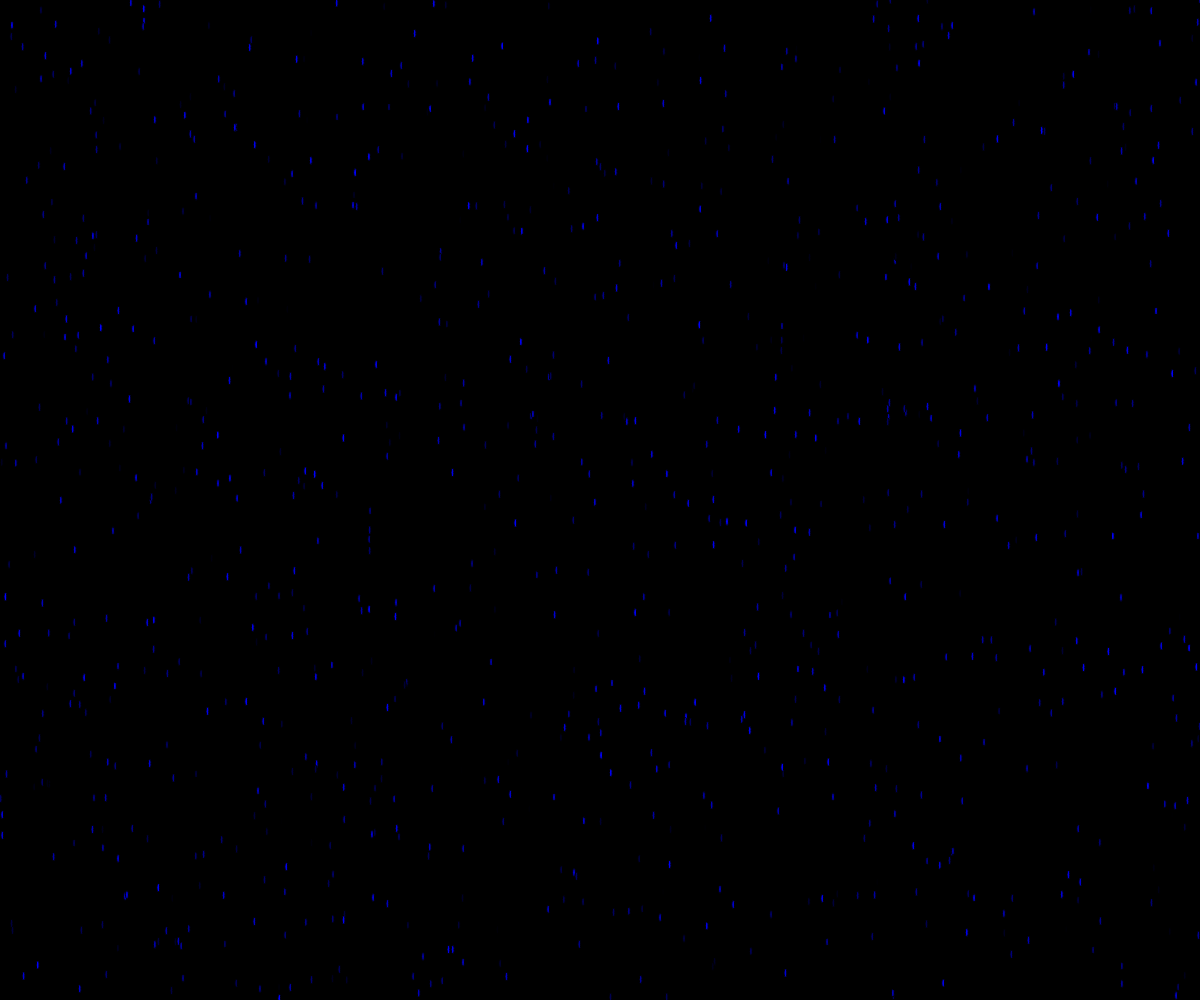
Frame 1 (no input)
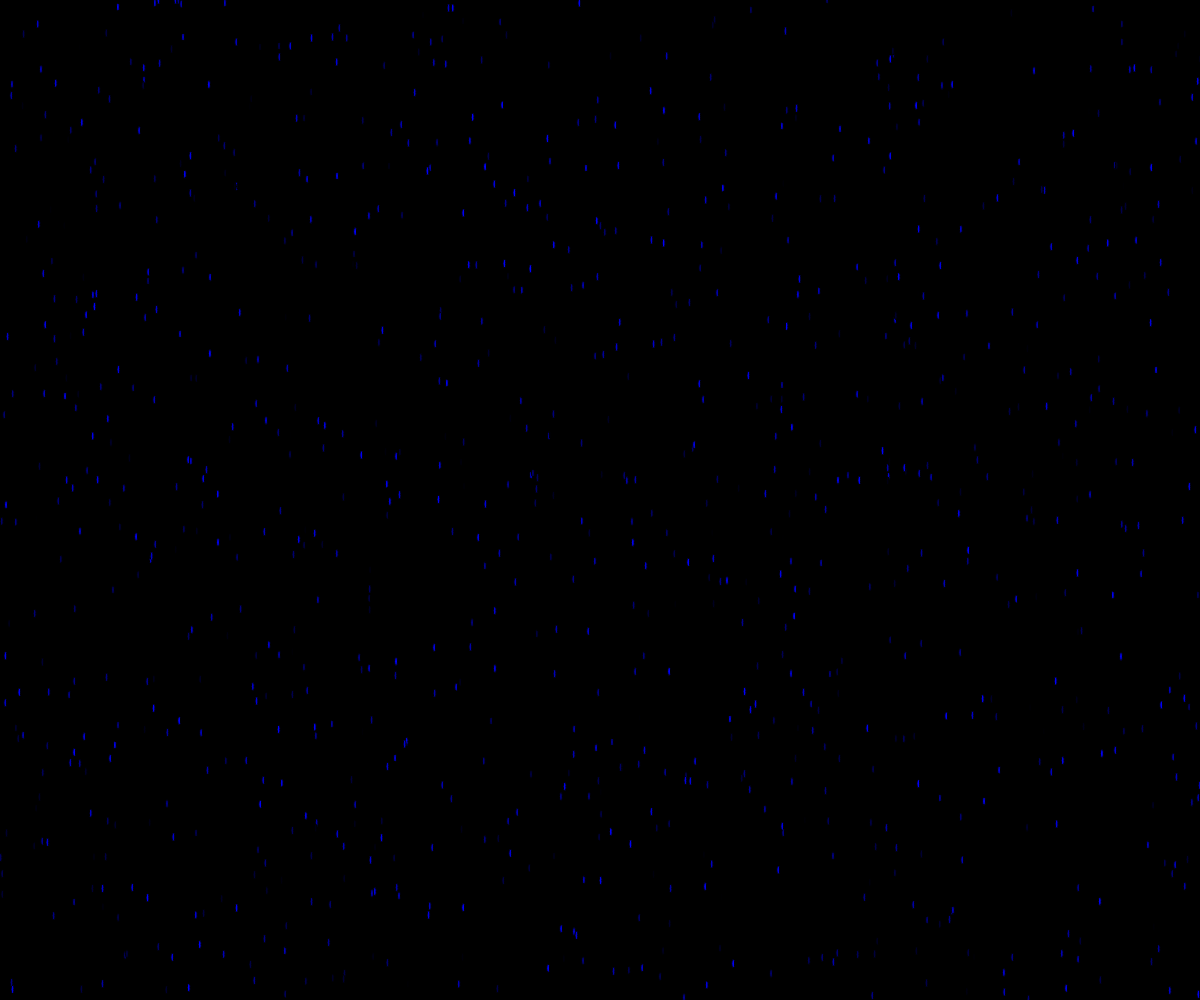
Frame 60 (no input)
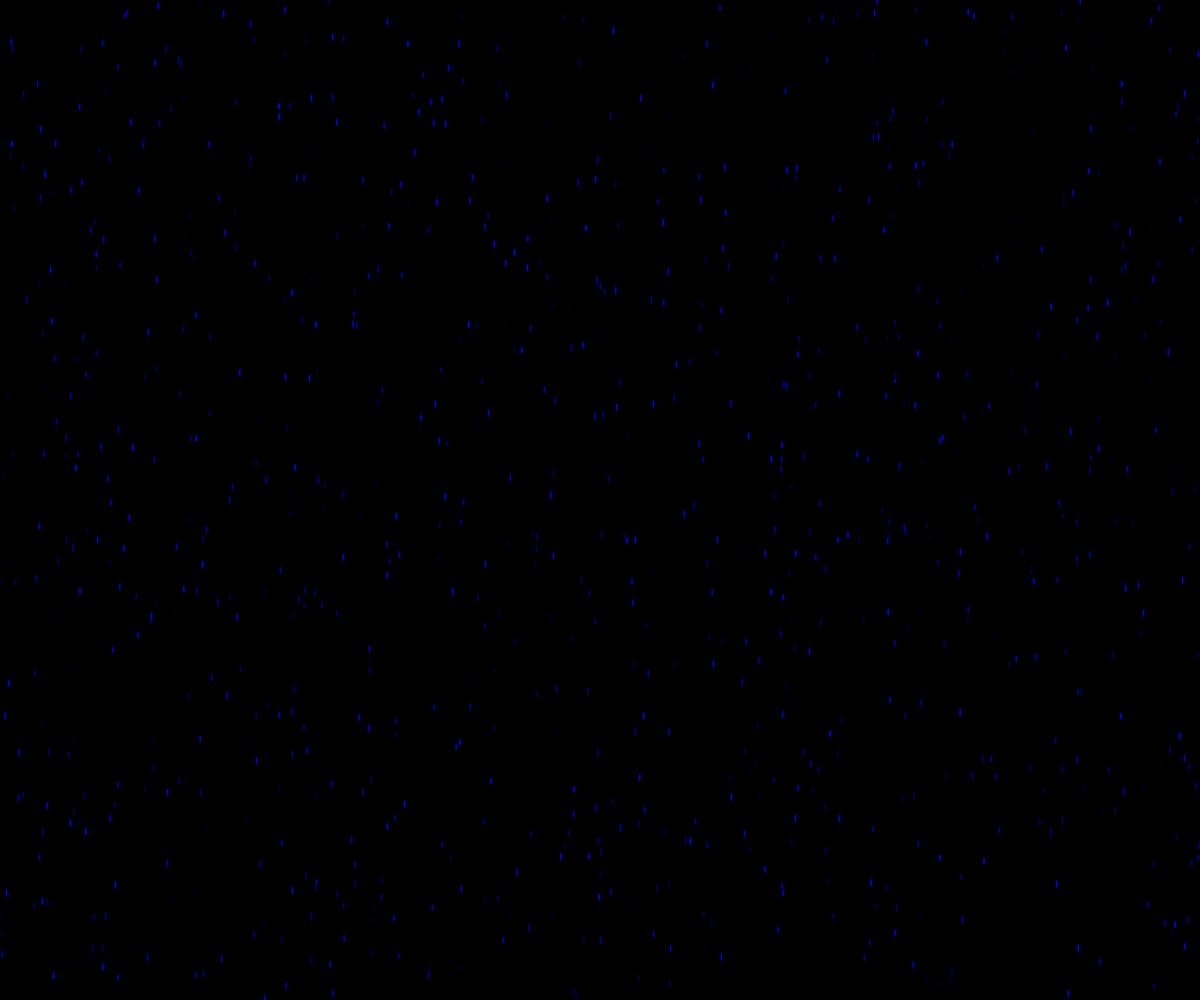
Frame 120 (the mouse pressed at the canvas centre since frame 60)

The p5.js sketch that drew these frames (run headless with seeded random() and noise() and a simulated clock; from frame 60 on, the mouse is pressed at the canvas centre):

// p5.js sketch
// ── sketch.js
//My rain array
let raining = [];

function setup(){
  createCanvas(windowWidth,windowHeight);
  //adding the rain drops to the array
  for(let i = 0; i < 1000; i++){
    let w = random(width);
    let h = random(height);
    raining[i] = new Rain(w, h, 3,8);
  }

}


function draw(){
  //thunder element can be added by setting background to random(255)
  background(0);
  for(let i = 0; i < raining.length; i++){
    raining[i].move();
    raining[i].display();
  }

}


class Rain{
// this creates the shapes of the rain drops
  constructor(posX, posY, w, h){
    this.posX = posX;
    this.posY = posY;
    this.w = w;
    this.h = h;
  }

//this is whay resets and sets the generator
  move(){
    this.posY = this.posY += 1;
    if(this.posY > height){
      this.posY = 0;
    }
  }

//this is what controls the color of the rain drops
  display(){
    let blu = random(255);
    fill(0,0, blu);
    ellipse(this.posX, this.posY, this.w, this.h);
  }
}
